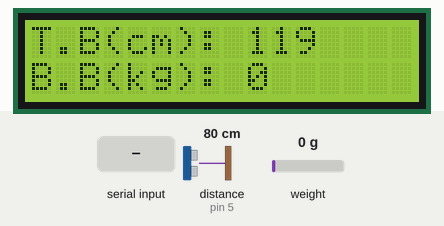
Simulated run of this sketch. Board: Arduino Uno, built with avr-gcc and run on an emulated ATmega328P. On the bench: 16×2 character LCD. The test bench sets the inputs (shaded band); at power-on: distance to the obstacle (sensor on pin 5) 80 cm, weight on the scale 0 g. The echo pulse lasts 58.3 µs per cm; what the sketch prints to the serial monitor is not drawn.

Above: at 5.7 s.
5.8 s: distance to the obstacle (sensor on pin 5) set to 2 cm
At 6.2 s:
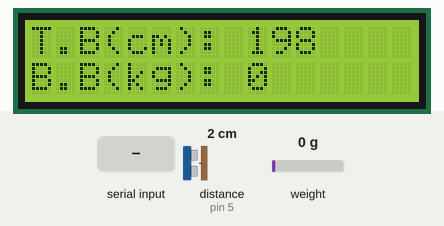
7.3 s: weight on the scale set to 1250 g
At 9.0 s:
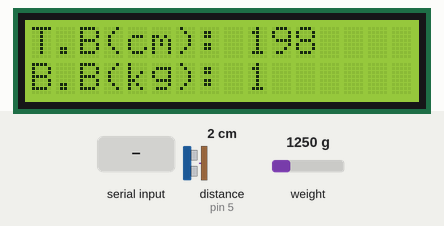
9.3 s: distance to the obstacle (sensor on pin 5) set to 4 cm
11.0 s: "t" received over Serial
At 12.4 s:
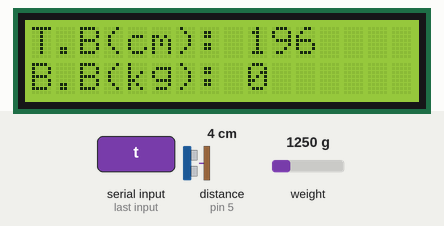
13.3 s: weight on the scale set to 100 g
At 14.2 s:
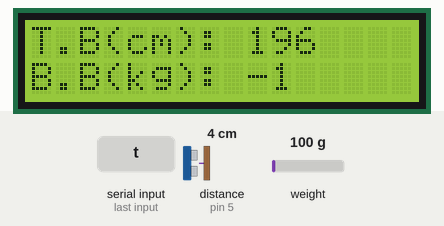
15.2 s: distance to the obstacle (sensor on pin 5) set to 9 cm
At 15.9 s:
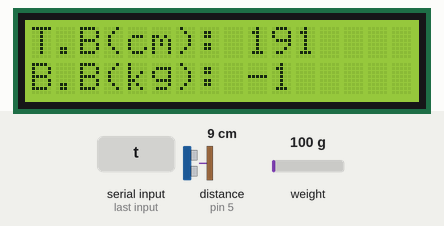
Timing chart, 0 to 17.9 s (numbered marks = the images above; inputs shaded):
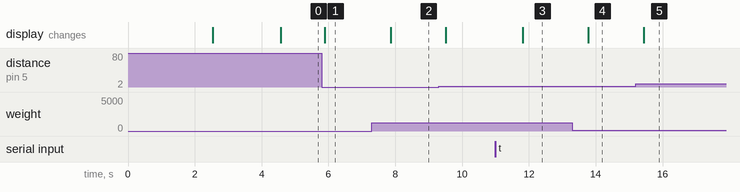

Measured:
- after the input at 5.8 s, the display: changes after 0.10 s (image 1)
- after the input at 7.3 s, the display: changes after 0.57 s (image 2)
- after the input at 11.0 s, the display: changes after 0.81 s (image 3)
- after the input at 13.3 s, the display: changes after 0.48 s (image 4)
- after the input at 15.2 s, the display: changes after 0.23 s (image 5)

The sketch:

Pengukur_Tinggi_dan_Berat_Badan.ino
```cpp
//HEADER
#include <HX711_ADC.h>            //library Loadcell
#include <EEPROM.h>               //library eeprom
#include <NewPing.h>              //library ultrasonik
#include <Wire.h>                 //library komunikasi I2C
#include <LiquidCrystal_I2C.h>    //library LCD

//deklarasi pin sensor ultrasonik di pin digital 4 dan 5
#define TRIGGER_PIN  4
#define ECHO_PIN     5
#define MAX_DISTANCE 200

//deklarasi pin Loadcell di pin 2 dan 3
const int HX711_dout = 2;
const int HX711_sck = 3;

//deklarasi variabel
int landasan, tinggi, tinggibadan, beratbadan; float i;

HX711_ADC LoadCell(HX711_dout, HX711_sck); NewPing ultrasonic (TRIGGER_PIN, ECHO_PIN, MAX_DISTANCE); LiquidCrystal_I2C lcd(0x27, 16, 2);

const int calVal_calVal_eepromAdress = 0;
unsigned long t = 0;

void setup() {
  Serial.begin(57600); delay(10);
  Serial.println();
  Serial.println("Starting...");
  float calibrationValue;
  calibrationValue = 21.41; //nilai kalibrasi sensor berat
  LoadCell.begin();
  unsigned long stabilizingtime = 2000;
  boolean _tare = true;
  LoadCell.start(stabilizingtime, _tare);
  if (LoadCell.getTareTimeoutFlag()) {
    Serial.println("Timeout, check MCU>HX711 wiring and pin designations");
  }
  else {
    LoadCell.setCalFactor(calibrationValue); // set calibration factor (float)
    Serial.println("Startup is complete");
  }
  while (!LoadCell.update());
  Serial.print("Calibration value: ");
  Serial.println(LoadCell.getCalFactor());
  Serial.print("HX711 measured conversion time ms: ");
  Serial.println(LoadCell.getConversionTime());
  Serial.print("HX711 measured sampling rate HZ: ");
  Serial.println(LoadCell.getSPS());
  Serial.print("HX711 measured settlingtime ms: ");
  Serial.println(LoadCell.getSettlingTime());
  Serial.println("Note that the settling time may increase significantly if you use delay() in your sketch!");
  if (LoadCell.getSPS() < 7) {
    Serial.println("!!Sampling rate is lower than specification, check MCU>HX711 wiring and pin designations");
  }
  else if (LoadCell.getSPS() > 100) {
    Serial.println("!!Sampling rate is higher than specification, check MCU>HX711 wiring and pin designations");
  }
  //Memulai LCD
  lcd.init(); lcd.backlight();
  lcd.setCursor(0, 0); lcd.clear(); lcd.print("==WELCOME TO==");
  lcd.setCursor(2, 1); lcd.print("OUR SYSTEM");
  delay(2000);
}

void loop() {
  lcd.clear();
  static boolean newDataReady = 0;
  const int serialPrintInterval = 500;
  if (LoadCell.update()) newDataReady = true;
  if (newDataReady) {
    if (millis() > t + serialPrintInterval) {
      i = LoadCell.getData();
      Serial.print("Load_cell output val: ");
      Serial.println(i);
      newDataReady = 0;
      t = millis();
    }
  }
  if (Serial.available() > 0) {
    char inByte = Serial.read();
    if (inByte == 't') LoadCell.tareNoDelay();
  }
  if (LoadCell.getTareStatus() == true) {
    Serial.println("Tare complete");
  }

  landasan = 200;
  tinggi   = ultrasonic.ping_cm();
  tinggibadan = landasan - tinggi;
  int beratbadan = i / 1000;
  lcd.setCursor(0, 0); lcd.print("T.B(cm): "); lcd.setCursor(9, 0); lcd.print(tinggibadan);
  lcd.setCursor(0, 1); lcd.print("B.B(kg): "); lcd.setCursor(9, 1); lcd.print(beratbadan);
  Serial.print("T. B: "); Serial.print(tinggibadan); Serial.print("  ");
  Serial.print("B. B: "); Serial.println(beratbadan);
  delay(300);
}
```
